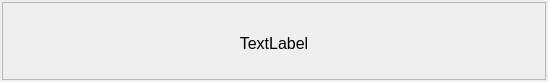
<?xml version="1.0" encoding="UTF-8"?>
<ui version="4.0">
 <class>pageViewListLayout</class>
 <widget class="QWidget" name="pageViewListLayout">
  <property name="geometry">
   <rect>
    <x>0</x>
    <y>0</y>
    <width>548</width>
    <height>82</height>
   </rect>
  </property>
  <property name="windowTitle">
   <string>Form</string>
  </property>
  <layout class="QVBoxLayout" name="verticalLayout">
   <property name="spacing">
    <number>0</number>
   </property>
   <property name="leftMargin">
    <number>2</number>
   </property>
   <property name="topMargin">
    <number>2</number>
   </property>
   <property name="rightMargin">
    <number>2</number>
   </property>
   <property name="bottomMargin">
    <number>2</number>
   </property>
   <item>
    <widget class="QScrollArea" name="ScrollArea">
     <property name="styleSheet">
      <string notr="true"/>
     </property>
     <property name="horizontalScrollBarPolicy">
      <enum>Qt::ScrollBarPolicy::ScrollBarAlwaysOff</enum>
     </property>
     <property name="widgetResizable">
      <bool>true</bool>
     </property>
     <widget class="QWidget" name="pageWidgetList">
      <property name="geometry">
       <rect>
        <x>0</x>
        <y>0</y>
        <width>542</width>
        <height>76</height>
       </rect>
      </property>
      <property name="styleSheet">
       <string notr="true"/>
      </property>
      <layout class="QVBoxLayout" name="widgetListVLayout">
       <property name="spacing">
        <number>0</number>
       </property>
       <property name="leftMargin">
        <number>4</number>
       </property>
       <property name="topMargin">
        <number>4</number>
       </property>
       <property name="rightMargin">
        <number>4</number>
       </property>
       <property name="bottomMargin">
        <number>0</number>
       </property>
       <item>
        <widget class="QLabel" name="pageTitle">
         <property name="minimumSize">
          <size>
           <width>0</width>
           <height>30</height>
          </size>
         </property>
         <property name="maximumSize">
          <size>
           <width>16777215</width>
           <height>30</height>
          </size>
         </property>
         <property name="font">
          <font>
           <pointsize>12</pointsize>
          </font>
         </property>
         <property name="text">
          <string>TextLabel</string>
         </property>
         <property name="alignment">
          <set>Qt::AlignmentFlag::AlignCenter</set>
         </property>
        </widget>
       </item>
      </layout>
     </widget>
    </widget>
   </item>
  </layout>
 </widget>
 <resources/>
 <connections/>
</ui>
